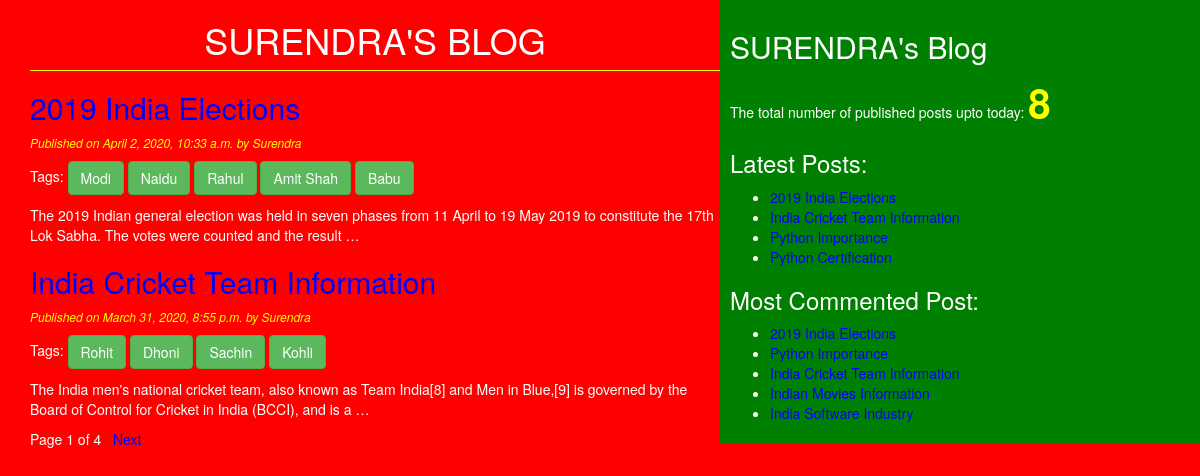
The page / on the database its author committed.
### blog/models.py (models this page shows, shortened)
class Post(models.Model):
    STATUS_CHOICES=(('draft','Draft'),('published','Published'))
    title=models.CharField(max_length=256)
    slug=models.SlugField(max_length=264,unique_for_date='publish')
    author=models.ForeignKey(User,related_name='blog_posts',on_delete=models.DO_NOTHING)
    body=models.TextField()
    publish=models.DateTimeField(default=timezone.now)
    created=models.DateTimeField(auto_now_add=True)
    updated=models.DateTimeField(auto_now=True)
    status=models.CharField(max_length=10,choices=STATUS_CHOICES,default='draft')
    objects=CustomManager()
    tags=TaggableManager()
    class Meta:
        ordering=('-publish',)
    def get_absolute_url(self):
        return reverse('post_detail',args=[self.publish.year,self.publish.strftime('%m'),self.publish.strftime('%d'),
        self.slug])

### blog/views.py (the view)
# urls.py: path('', views.post_list_view),
def post_list_view(request,tag_slug=None):
    post_list=Post.objects.all()
    tag=None
    if tag_slug:
        tag=get_object_or_404(Tag,slug=tag_slug)
        post_list=post_list.filter(tags__in=[tag])
    paginator=Paginator(post_list,2)
    page_number=request.GET.get('page')
    try:
        post_list=paginator.page(page_number)
    except PageNotAnInteger:
        post_list=paginator.page(1)
    except EmptyPage:
        post_list=paginator.page(paginator.page_number)
    return render(request,'blog/post_list.html',{'post_list':post_list,'tag':tag})

### blog/models.py (called while the page is built)
    def get_queryset(self):
        return super().get_queryset().filter(status="published")

### blog/templatetags/blog_tags.py (called while the page is built)
@register.simple_tag(name='my_tag')
def total_posts():
    return Post.objects.count()

@register.inclusion_tag('blog/latest_posts123.html')
def show_latest_post(count=3):
    latest_posts=Post.objects.order_by('-publish')[:count]
    return {'latest_posts':latest_posts}

@register.simple_tag
def get_most_commented_posts(count=5):
    return Post.objects.annotate(total_comments=Count('comments')).order_by('-total_comments')[:count]

### templates/blog/post_list.html (shortened to what this page needs)
<!DOCTYPE html>
{%extends 'blog/base.html'%}
    {%block content%}
      <h1>SURENDRA'S BLOG</h1>
      {%for post in post_list%}
          <a href="{{post.get_absolute_url}}"><h2>{{post.title}}</h2></a>
          <p id="date">Published on {{post.publish}} by {{post.author|title}}</p>
          <p>Tags:
              {%for tag in post.tags.all%}
                <a href="{% url 'post_list_by_tag_name' tag.slug %}" class="btn btn-success">{{tag.name}}</a>
              {%endfor%}
          </p>
          {{post.body|truncatewords:30|linebreaks}}
      {%endfor%}
      {%include 'blog/pagination.html' with page=post_list%}
    {%endblock%}

### templates/blog/base.html (shortened to what this page needs)
<!DOCTYPE html>
{%load blog_tags%}
{%load static%}
<html lang="en" dir="ltr">
  <head>
    <link rel="stylesheet" href="https://maxcdn.bootstrapcdn.com/bootstrap/3.3.7/css/bootstrap.min.css"
>
    <link rel="stylesheet" href="{% static "css/blog.css" %}">
  </head>
  <body>
    <div class="content">
        {%block content%}{%endblock%}
    </div>
    <div class="sidebar">
        <h2>SURENDRA's Blog</h2>
        <p>The total number of published posts upto  today: <span id="pcount">{%my_tag%}</span> </p>
        <h3>Latest Posts:</h3>{%show_latest_post 4%}
        <h3>Most Commented Post:</h3>
          {%get_most_commented_posts as most_commented_posts%}
          <ul>
            {%for post in most_commented_posts%}
              <li><a href="{{post.get_absolute_url}}">{{post.title}}</a></li>
            {%endfor%}
          </ul>
    </div>
  </body>
</html>

### templates/blog/pagination.html (shortened to what this page needs)
<div class="paginator">
  <span>Page {{page.number}} of {{page.paginator.num_pages}}</span>&nbsp&nbsp
  {%if page.has_next%}
      <a href="?page={{page.next_page_number}}">Next</a>
  {%endif%}
</div>

### templates/blog/latest_posts123.html
<ul>
  {%for post in latest_posts%}
    <li><a href="{{post.get_absolute_url}}">{{post.title}}</a></li>
  {%endfor%}
</ul>

### static/css/blog.css (style rules this page uses)
.content { width: 60%; height: 100%; float: left; padding: 0 0 0 30px; background: red; }
.sidebar { width: 40%; height: 100%; float: right; padding: 10px; background: green; }
h1 { text-align: center; border-bottom: 1px solid yellow; padding-bottom: 10px; }
body { color: white; background-color: red; }
#date { color: yellow; font-size: 12px; font-style: italic; }
a { color: blue; }
#pcount { font-size: 40px; color: yellow; font-weight: bold; }

### rows shown on the page
Post: title "2019 India Elections", publish "April 2, 2020, 10:33 a.m.", author "Surendra", body "The 2019 Indian general election was held in seven phases from 11 April to 19 May 2019 to constitute the 17th Lok Sabha. The votes were counted and the result …"
Tag: name "Modi"
Tag: name "Naidu"
Tag: name "Rahul"
Tag: name "Amit Shah"
Tag: name "Babu"
Post: title "India Cricket Team Information", publish "March 31, 2020, 8:55 p.m.", author "Surendra", body "The India men's national cricket team, also known as Team India[8] and Men in Blue,[9] is governed by the Board of Control for Cricket in India (BCCI), and is a …"
Tag: name "Rohit"
Tag: name "Dhoni"
Tag: name "Sachin"
Tag: name "Kohli"
Post: title "Python Importance"
Post: title "Python Certification"
Post: title "Indian Movies Information"
Post: title "India Software Industry"

### other values the page prints
{{ page.number }} "1"
{{ page.paginator.num_pages }} "4"
